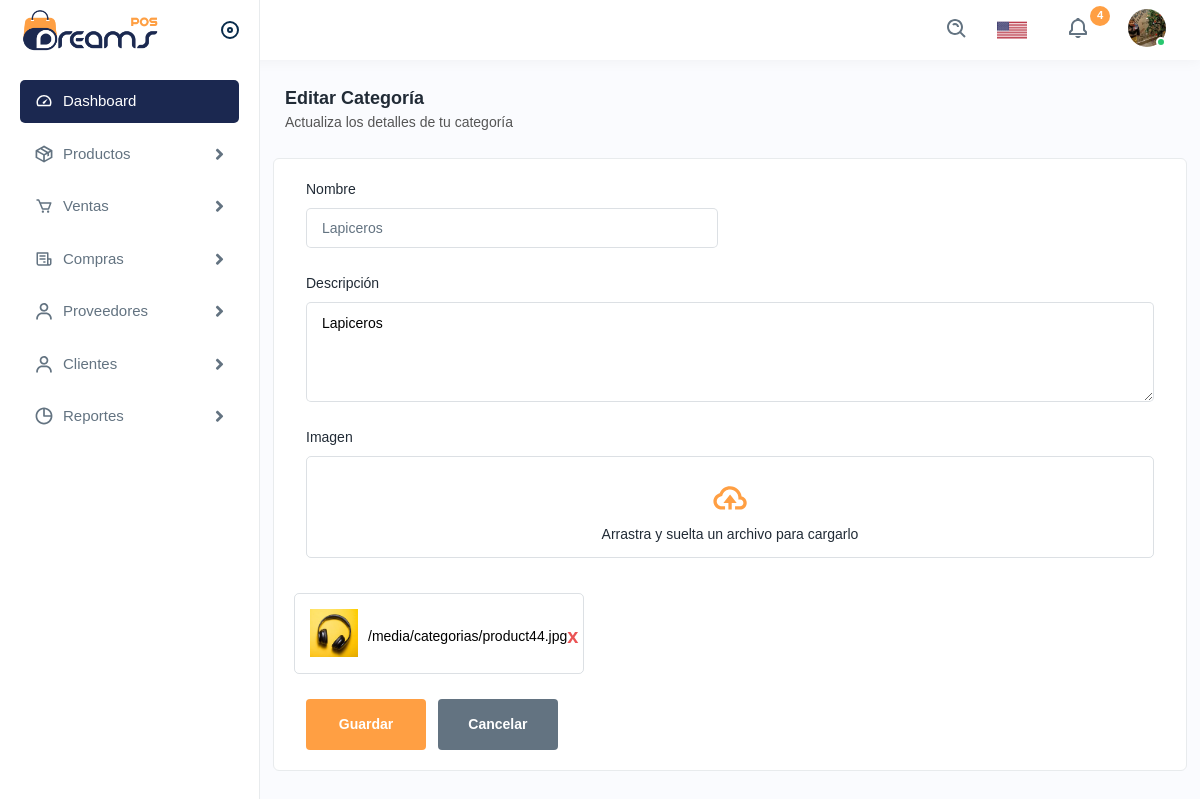
Screenshot of /update/category/1/ (signed in) with the database file from the repository.
### backend/models.py (models this page shows, shortened)
class Categoria(models.Model):
    nombre = models.CharField(max_length=100)
    descripcion = models.TextField(blank=True, null=True)
    created_by = models.ForeignKey(User, on_delete=models.CASCADE)
    imagen = models.ImageField(upload_to='categorias/', blank=True, null=True)

### backend/views.py (the view)
# urls.py: path('update/category/<int:pk>/', login_required(CategoryUpdateView.as_view()), name='update_category'),
class CategoryUpdateView(UpdateView):
    model = Categoria
    form_class = CategoryForm
    template_name = 'dashboard/update_category.html'
    success_url = reverse_lazy('list_category')
    context_object_name = 'category'

### backend/forms.py
class CategoryForm(forms.ModelForm):
    class Meta:
        model = Categoria
        exclude = ['created_by']
        widgets = {
            'imagen': forms.FileInput(attrs={
                'class': 'form-control',
                'id': 'imagen-input',
            }),
        }

### backend/templates/dashboard/update_category.html (shortened to what this page needs)
{% extends 'base.html' %}
{% load static %}
{% load widget_tweaks %}
{% block content %}
<div class="page-header">
    <div class="page-title">
        <h4>Editar Categoría</h4>
        <h6>Actualiza los detalles de tu categoría</h6>
    </div>
</div>
<div class="card">
    <div class="card-body">
        <form method="POST" enctype="multipart/form-data">
            <div class="row">
                <div class="col-lg-6 col-sm-6 col-12">
                    <div class="form-group">
                        <label for="{{ form.nombre.id_for_label }}">Nombre</label>
                        {% render_field form.nombre class="form-control" %}
                    </div>
                </div>
                <div class="col-lg-12">
                    <div class="form-group">
                        <label for="{{ form.descripcion.id_for_label }}">Descripción</label>
                        {% render_field form.descripcion class="form-control" %}
                    </div>
                </div>
                <div class="col-lg-12">
                    <div class="form-group">
                        <label for="{{ form.imagen.id_for_label }}">Imagen</label>
                        <div class="image-upload">
                            <div class="image-uploads">
                                <img src="{% static 'assets/img/icons/upload.svg' %}" alt="img">
                                <h4>Arrastra y suelta un archivo para cargarlo</h4>
                            </div>
                        </div>
                    </div>
                </div>
                <div class="col-12">
                    <div class="product-list">
                        <ul class="row">
                            <li class="ps-0" id="productviewscontainer">
                                <div class="productviews">
                                    <div class="productviewsimg">
                                        <img id="imagen-preview" src="{% if category.imagen %}{{ category.imagen.url }}{% endif %}" alt="img">
                                    </div>
                                    <div class="productviewscontent">
                                        <div class="productviewsname">
                                            <h2 id="productname">{% if category.imagen %}{{ category.imagen.url }}{% endif %}</h2>
                                        </div>
                                        <a href="javascript:void(0);" class="hideset" onclick="clearImage()">x</a>
                                    </div>
                                </div>
                            </li>
                        </ul>
                    </div>
                </div>
                <div class="col-lg-12">
                    <button type="submit" class="btn btn-submit me-2">Guardar</button>
                    <a href="{% url 'list_category' %}" class="btn btn-cancel">Cancelar</a>
                </div>
            </div>
        </form>
    </div>
</div>
{% endblock content %}</ul></div>

### rows the page displays
Categoria: nombre "Lapiceros", descripcion "Lapiceros", imagen (picture), imagen "/media/categorias/product44.jpg"
